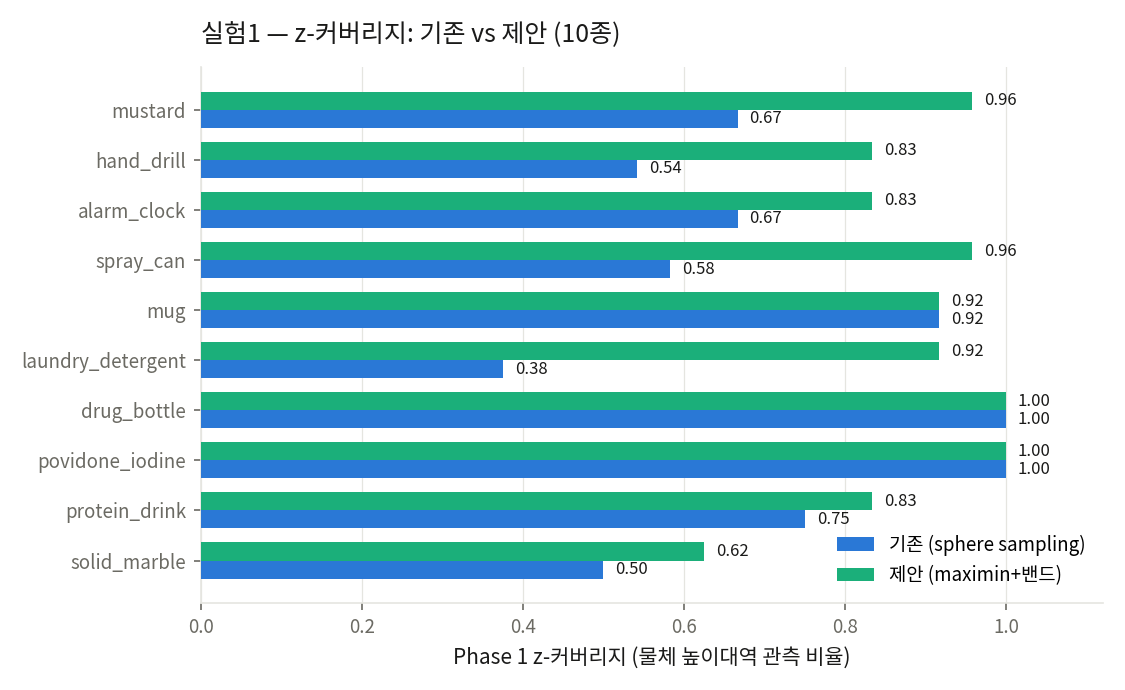
#> input picture docs/figures/lookaround/fig1_zcov.png, 1125 x 690 px; its folder holds only this picture in this run
$ python live_range_view.py --dir ../../docs/figures/lookaround
#> lines starting #> are read from the running program, lines starting #| are printed output that depends on the picture
# scripts/artec/live_range_view.py
#
# 거리추종·nbv **디버그 이미지 라이브 뷰어 + 녹화**. main_artec.py 가 판정마다 떨구는
#   output/<RUN_TS>/debug/lookaround/s01_band1_live_f0012.png
#   output/<RUN_TS>/debug/nbv/nbv01_step03_th300.png
# 를 tail 하며 가장 최근 장을 창에 띄우고, 같은 순서로 동영상에도 쌓는다
#   output/<RUN_TS>/debug/range.avi          (규칙: utils/run_paths.py)
#
# 왜 이건 자식 프로세스로 띄워도 되나
# ---------------------------------
# `live_scan_view.py`(점군)는 Filament/Open3D 라 Popen 자식에서 GUI 가 죽었고
# 그래서 수동 2터미널로 남겨 뒀다. 이쪽은 **OpenCV HighGUI + 이미 저장된 PNG**
# 라 그 제약이 없다. main_artec.py 가 자동으로 띄운다(`--no-range-view` 로 끔).
#
# 조작
#   q / ESC     종료
#   SPACE       LIVE ↔ 정지(멈춰서 들여다보기)
#   ← / →       정지 상태에서 앞뒤 장 이동 (이동 전/후 비교용)
#   HOME / END  처음 / 마지막 장
#   (정지·되감기 중에도 녹화는 새 이미지를 순서대로 계속 담는다)
#
# 수동 실행
#   python scripts/artec/live_range_view.py                    # 가장 최근 run, 창만
#   python scripts/artec/live_range_view.py --record           # 창 + 녹화(avi)
#   python scripts/artec/live_range_view.py --run 20260922_170931 --make-video
#                                                              # 창 없이 지난 run 을 동영상으로

from __future__ import annotations

import argparse
import atexit
import re
import signal
import sys
import time
from pathlib import Path

import cv2
import numpy as np

# ★ 콘솔이 아닌 곳(파이프·파일)으로 출력이 가면 Python 은 **로케일 인코딩**(이 PC 는
#   cp949)을 쓴다. 안내문의 em-dash(—)가 cp949 에 없어서, main_artec 이 자동 실행한
#   뷰어가 첫 print 에서 UnicodeEncodeError 로 **즉시 죽었다**(2026-09-23 run_101718).
#   손으로 띄울 때는 PYTHONIOENCODING=utf-8 이 설정돼 있어 안 드러났다.
for _std in (sys.stdout, sys.stderr):
    try:
        _std.reconfigure(encoding="utf-8", errors="replace")
    except Exception:                                   # noqa: BLE001
        pass

_ROOT = Path(__file__).resolve().parents[2]
#: 창 제목에 RUN_TS 를 넣는다 — run 마다 창이 하나씩 생기므로 이게 없으면 **지난 run 의
#  창**(그 run 이 끝났으니 마지막 장에서 멈춰 있다)을 이번 것으로 착각한다(2026-09-22).
WIN_FMT = "MMS range debug [{label}]  (SPACE=pause  arrows=step  q=quit)"
POLL_S = 0.15
#: 새 이미지가 이만큼 안 오면 '그 run 은 끝났다' 로 보고 배너에 표시한다.
IDLE_FINISH_S = 45.0
#: 녹화 캔버스 — 이미지 크기가 장마다 다르다(텍스처가 붙으면 넓어지고, 없으면 좁다).
#  동영상은 한 크기로 고정해야 하므로 이 캔버스에 비율 유지로 넣고 남는 곳은 검게 둔다.
CANVAS_W, CANVAS_H = 980, 430


#: 뷰어가 보는 단계 폴더 — output/<RUN>/debug/<단계>/ (거리 이미지만. cam/·nbv_plan/ 은 형식이 달라 제외)
_STAGES = ("preview", "lookaround", "nbv", "flip")
_RUN_RE = re.compile(r"^\d{8}_\d{6}$")


def _debug_root(run: str) -> Path:
    return _ROOT / "output" / run / "debug"


# [8 lines left out: function _pick_run, not called in this run]


def _dirs_for(run: str | None, explicit: Path | None) -> list[Path]:
    """그 run 의 **모든 단계 폴더** — preview·lookaround·nbv·flip. 아직 없는 단계는
    나중에 생기므로 폴더 목록은 매 폴링마다 다시 만든다(`_scan` 호출부 참조)."""
    if explicit is not None:
        return [explicit]
    if not run:
        return []
    return [d for d in (_debug_root(run) / s for s in _STAGES) if d.is_dir()]


def _scan(dirs: list[Path]) -> list[Path]:
    """관찰 대상 PNG 목록 (오래된 것부터). 저장 중인 파일은 건너뛴다."""
    out: list[tuple[float, Path]] = []
    for d in dirs:
        if not d.is_dir():
            continue
        for p in d.glob("*.png"):
            try:
                st = p.stat()
            except OSError:
                continue
            if st.st_size < 1024:          # 아직 쓰는 중
                continue
            out.append((st.st_mtime, p))
    out.sort(key=lambda t: t[0])
    return [p for _, p in out]


# [6 lines left out: function _placeholder, not called in this run]


def _banner(img: np.ndarray, idx: int, n: int, name: str, live: bool, rec: bool = False,
            idle_s: float = 0.0) -> np.ndarray:
    """아래에 상태 줄을 덧붙인다 — 원본 이미지를 가리지 않게."""
    bar = np.full((22, img.shape[1], 3), 40, np.uint8)
    done = live and idle_s >= IDLE_FINISH_S
    tag = ("FINISHED" if done else "LIVE") if live else "PAUSED"
    col = ((150, 150, 150) if done else (90, 220, 90)) if live else (90, 180, 255)
    # ★ 배너는 **ASCII 만** — OpenCV putText 는 한글을 그리지 못하고 '?' 로 찍는다.
    if done:
        tag += f" (no new img {idle_s / 60:.0f}m)"
    left = f"{tag}  {idx + 1}/{n}"
    cv2.putText(bar, left, (6, 16), cv2.FONT_HERSHEY_SIMPLEX, 0.45, col, 1, cv2.LINE_AA)
    # 파일명은 왼쪽 글자 폭을 재서 그 뒤에 — 겹치지 않게.
    (tw, _), _b = cv2.getTextSize(left, cv2.FONT_HERSHEY_SIMPLEX, 0.45, 1)
    cv2.putText(bar, name, (16 + tw, 16), cv2.FONT_HERSHEY_SIMPLEX, 0.42,
                (210, 210, 210), 1, cv2.LINE_AA)
    if rec:
        cv2.circle(bar, (img.shape[1] - 46, 11), 5, (60, 60, 240), -1)
        cv2.putText(bar, "REC", (img.shape[1] - 36, 16), cv2.FONT_HERSHEY_SIMPLEX, 0.42,
                    (60, 60, 240), 1, cv2.LINE_AA)
    return np.vstack([img, bar])


# [11 lines left out: function _fit, not called in this run]


class _Recorder:
    """PNG 시퀀스를 동영상으로.

    `live=True`(run 과 함께 녹화)면 **AVI/MJPG 를 먼저** 고른다. 라이브 녹화는
    창을 닫지 않고 강제 종료될 수 있는데, mp4 는 그때 moov atom 이 안 쓰여
    **통째로 재생 불가**가 된다(실측 44바이트 / "moov atom not found").
    AVI/MJPG 는 마무리 없이 잘려도 쓴 프레임이 전부 읽힌다(실측 20/20).
    `--make-video`(사후 제작)는 끝까지 도니 공유하기 좋은 mp4 를 먼저 쓴다.
    """

    # [45 lines left out: functions __init__, _open, add, close, not called in this run]


def _stamp(img: np.ndarray, name: str, i: int, n: int) -> np.ndarray:
    """녹화용 자막 — 동영상만 봐도 어느 파일인지 알 수 있게."""
    return _banner(img, i, n, name, live=True)


def main() -> int:
    ap = argparse.ArgumentParser(description="MMS 거리추종/nbv 디버그 이미지 라이브 뷰어 + 녹화")
    ap.add_argument("--run", default=None, help="RUN_TS (없으면 가장 최근)")
    ap.add_argument("--dir", default=None, help="이 폴더만 본다 (RUN_TS 무시)")
    ap.add_argument("--wait", type=float, default=0.0,
                    help="폴더가 아직 없을 때 이만큼(초) 기다린다. 0=무한")
    ap.add_argument("--record", action="store_true",
                    help="본 순서대로 동영상으로도 저장 (output/<RUN_TS>/debug/range.avi). "
                         "run 이 끝난 뒤 --make-video 로 다시 만들어도 된다 — PNG 가 원본이다")
    ap.add_argument("--record-path", default=None, help="동영상 경로를 직접 지정")
    ap.add_argument("--video-fps", type=float, default=4.0, help="동영상 fps (기본 4)")
    ap.add_argument("--make-video", action="store_true",
                    help="창 없이 **이미 있는** 이미지들만 동영상으로 만들고 끝낸다 (지난 run 용)")
    ap.add_argument("--idle-exit", type=float, default=0.0, metavar="SEC",
                    help="새 이미지가 이만큼 안 오면 창을 닫는다 (0=안 닫음). "
                         "run 마다 창이 쌓이는 게 싫을 때")
    a = ap.parse_args()

    explicit = Path(a.dir).resolve() if a.dir else None
    run = None if explicit else _pick_run(a.run)
    dirs = _dirs_for(run, explicit)
    label = explicit.name if explicit else (run or "?")
    if dirs:
        print("[range-view] 감시: " + " · ".join(str(d) for d in dirs))
    else:
        print("[range-view] 감시 대상 없음 — run 이 시작되면 잡는다")

    rec = None
    if a.record or a.make_video or a.record_path:
        rp = Path(a.record_path) if a.record_path else (_debug_root(label) / "range.mp4")
        rec = _Recorder(rp, a.video_fps, live=not a.make_video)
        atexit.register(rec.close)
        for _sig in ("SIGTERM", "SIGINT", "SIGBREAK"):
            _s = getattr(signal, _sig, None)
            if _s is not None:
                try:
                    signal.signal(_s, lambda *_a: sys.exit(0))
                except (ValueError, OSError):        # 메인 스레드가 아니거나 미지원
                    pass

    # ── 오프라인: 지난 run 을 동영상으로만 ────────────────────────────────
    if a.make_video:
        files = _scan(dirs)
        if not files:
            print("[range-view] ✘ 이미지가 없다 — RUN_TS 를 확인할 것")
            return 1
        for i, p in enumerate(files):
            img = cv2.imread(str(p))
            if img is not None:
                rec.add(_stamp(img, p.name, i, len(files)))
        rec.close()
        return 0

    win = WIN_FMT.format(label=label)
    cv2.namedWindow(win, cv2.WINDOW_AUTOSIZE)
    files: list[Path] = []
    cur = -1                      # -1 = LIVE(마지막 장)
    rec_n = 0                     # 녹화에 이미 담은 장 수 (표시와 무관하게 순서대로)
    shown: Path | None = None
    t_start = time.time()
    t_new = time.time()           # 마지막으로 **새 이미지**를 본 시각
    while True:
        if not dirs:              # run 을 아직 못 정했으면 계속 찾아본다
            run = _pick_run(a.run)
            dirs = _dirs_for(run, explicit)
            if run and run != label:
                label = run
                _w2 = WIN_FMT.format(label=label)     # run 을 이제 알았으니 제목 갱신
                try:
                    cv2.destroyWindow(win)
                except cv2.error:
                    pass
                win = _w2
                cv2.namedWindow(win, cv2.WINDOW_AUTOSIZE)
            if run:
                if rec is not None and rec.n == 0 and a.record_path is None:
                    rec.path = _debug_root(label) / "range.mp4"
        if run and explicit is None:
            dirs = _dirs_for(run, None)      # 단계가 넘어가면 폴더가 새로 생긴다
        _n_before = len(files)
        files = _scan(dirs)
        if len(files) > _n_before:
            t_new = time.time()
        idle = time.time() - t_new
        # 녹화는 **표시와 독립**으로 새 장을 순서대로 담는다 (멈춰 봐도 기록은 이어진다).
        if rec is not None and len(files) > rec_n:
            for i in range(rec_n, len(files)):
                img = cv2.imread(str(files[i]))
                if img is not None:
                    rec.add(_stamp(img, files[i].name, i, len(files)))
            rec_n = len(files)
        if files:
            idx = len(files) - 1 if cur < 0 else max(0, min(cur, len(files) - 1))
            path = files[idx]
            if path != shown or cur < 0:
                img = cv2.imread(str(path))
#> img is the input picture: shape (690, 1125, 3); mean B, G, R 223.9, 220.5, 185.5
                if img is not None:
                    cv2.imshow(win, _banner(img, idx, len(files), path.name, cur < 0,
                                            rec=rec is not None, idle_s=idle))
#> in _banner, `return np.vstack([img, bar])`:
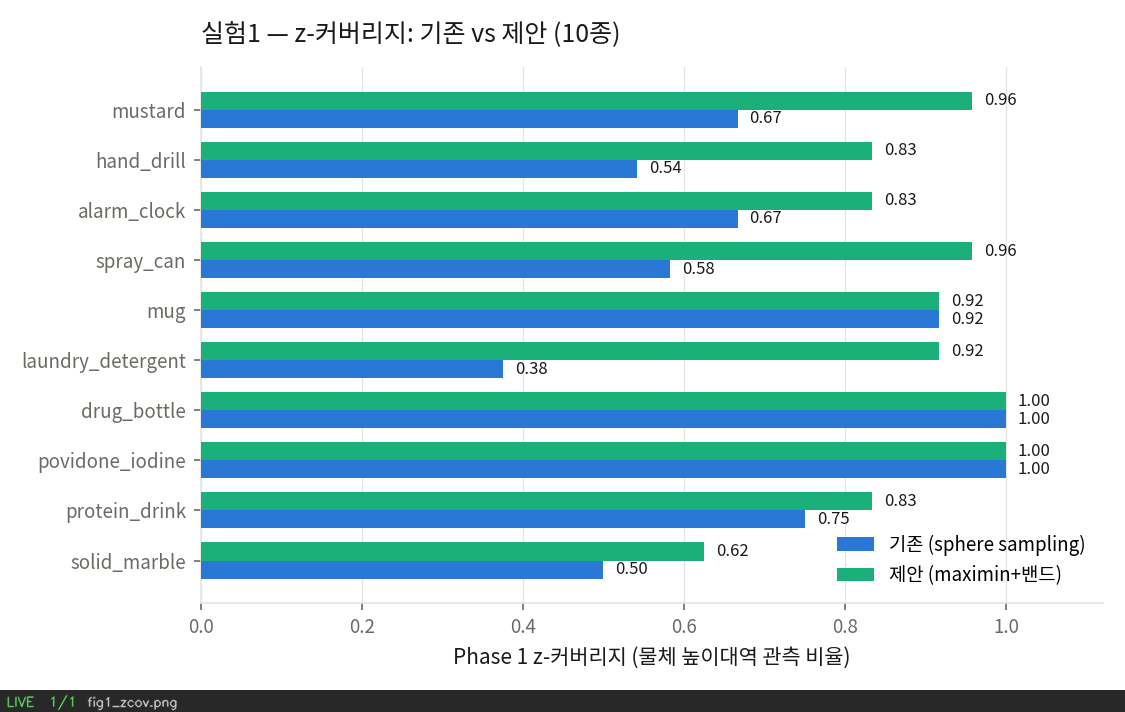
#> returned value: shape (712, 1125, 3); mean of channels 0, 1, 2 218.3, 215, 181.1; drawn as B, G, R
                    shown = path
            elif cur < 0 and idle >= IDLE_FINISH_S and int(idle) % 5 == 0:
                img = cv2.imread(str(path))           # 배너만 갱신 (FINISHED 표시)
                if img is not None:
                    cv2.imshow(win, _banner(img, idx, len(files), path.name, True,
                                            rec=rec is not None, idle_s=idle))
        else:
            waited = time.time() - t_start
            cv2.imshow(win, _placeholder(
                f"{label}: 디버그 이미지 대기 중 ... ({waited:.0f}s)",
                "main_artec.py 가 lookaround 밴드에 들어가면 자동으로 뜬다"))
            if a.wait and waited > a.wait:
                print("[range-view] 대기 시간 초과 — 종료")
                break
        if a.idle_exit and files and idle > a.idle_exit:
            print(f"[range-view] 새 이미지 {idle:.0f}s 없음 — 종료 (--idle-exit)")
            break

        k = cv2.waitKeyEx(int(POLL_S * 1000))
#> (key q is pressed here)
        if k in (27, ord("q"), ord("Q")):
            break
        if k == ord(" "):
            cur = (len(files) - 1) if cur < 0 else -1
        elif k in (2424832, 65361, ord("a")):          # ←
            cur = (len(files) - 1 if cur < 0 else cur) - 1
            cur = max(0, cur)
        elif k in (2555904, 65363, ord("d")):          # →
            cur = (len(files) - 1 if cur < 0 else cur) + 1
            cur = min(len(files) - 1, cur) if files else -1
        elif k in (2359296, 65360):                    # HOME
            cur = 0
        elif k in (2293760, 65367):                    # END
            cur = -1
        try:                                            # 창을 X 로 닫았나
            if cv2.getWindowProperty(win, cv2.WND_PROP_VISIBLE) < 1:
                break
        except cv2.error:
            break
    cv2.destroyAllWindows()
    if rec is not None:
        rec.close()
    return 0


if __name__ == "__main__":
    sys.exit(main())
#> (the program exits here)

$ run again, on docs/figures/lookaround/fig4_bands_hires.png
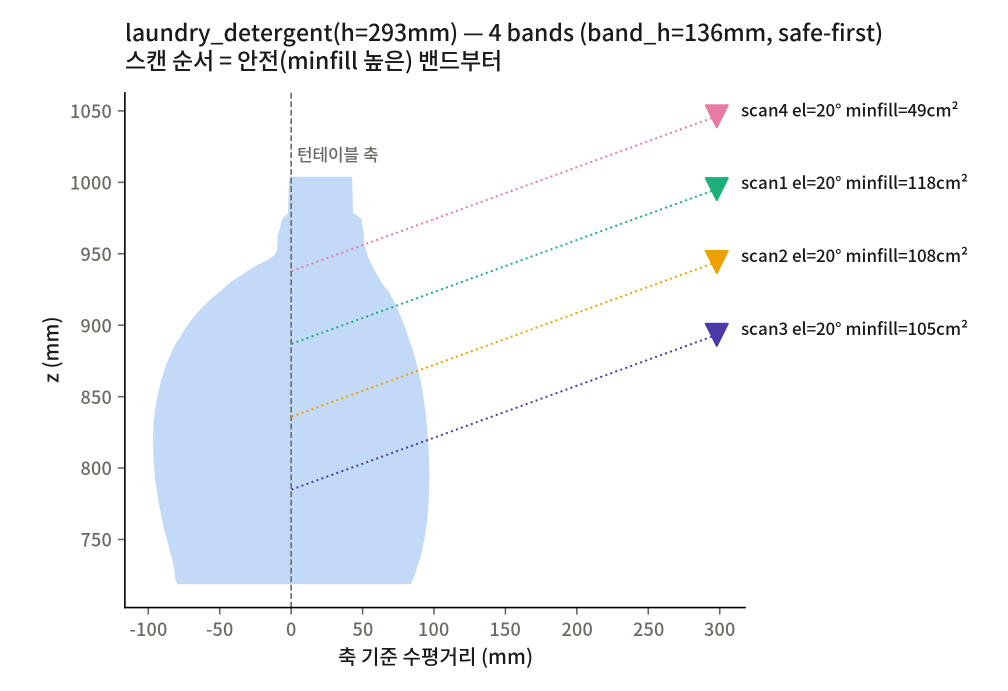
#> input picture docs/figures/lookaround/fig4_bands_hires.png, 2016 x 1382 px (shown at 1/2 size)
#> in main, img is the input picture: shape (1382, 2016, 3); mean B, G, R 248.3, 245, 242.1
#> in _banner, `return np.vstack([img, bar])`:
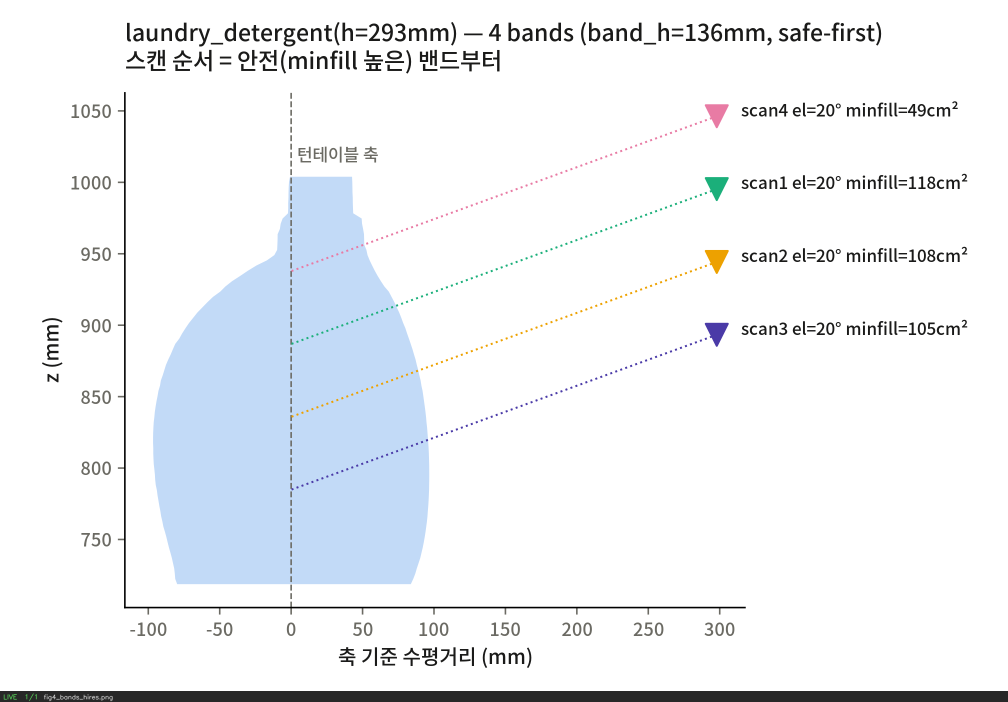
#> returned value: shape (1404, 2016, 3) (shown at 1/2 size); mean of channels 0, 1, 2 245.1, 241.8, 239; drawn as B, G, R

$ run again, on docs/figures/lookaround/fig5_exp2_cover.png
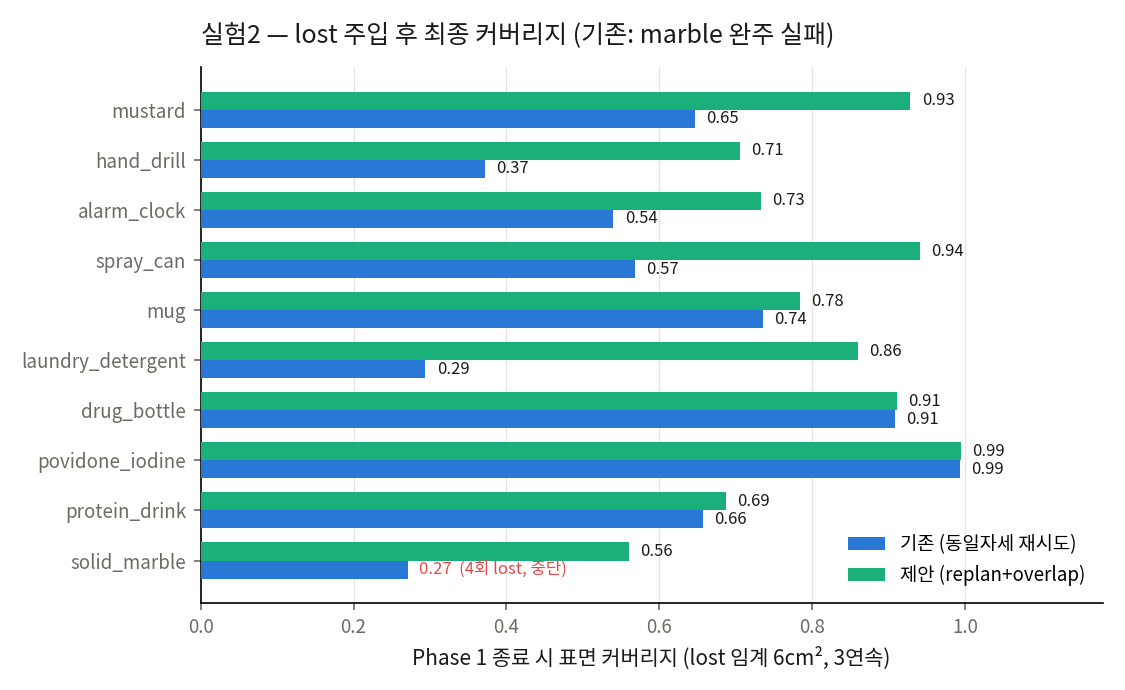
#> input picture docs/figures/lookaround/fig5_exp2_cover.png, 1125 x 690 px
#> in main, img is the input picture: shape (690, 1125, 3); mean B, G, R 226.8, 224.5, 194.8
#> in _banner, `return np.vstack([img, bar])`:
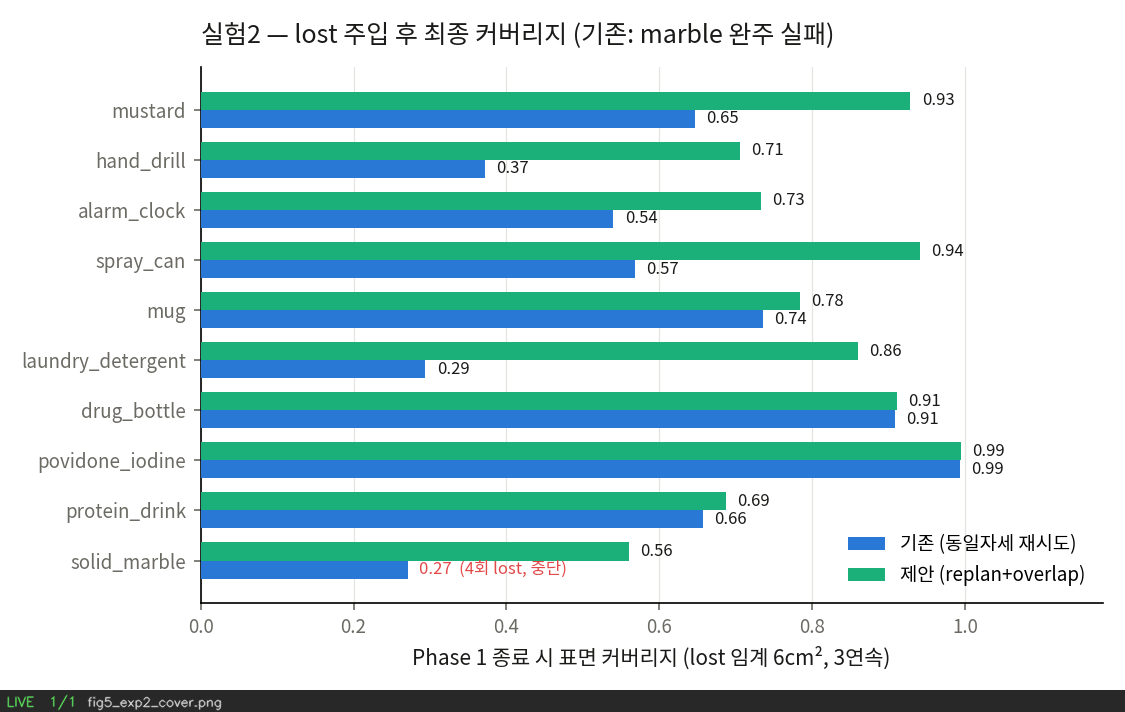
#> returned value: shape (712, 1125, 3); mean of channels 0, 1, 2 221.1, 218.9, 190.1; drawn as B, G, R
